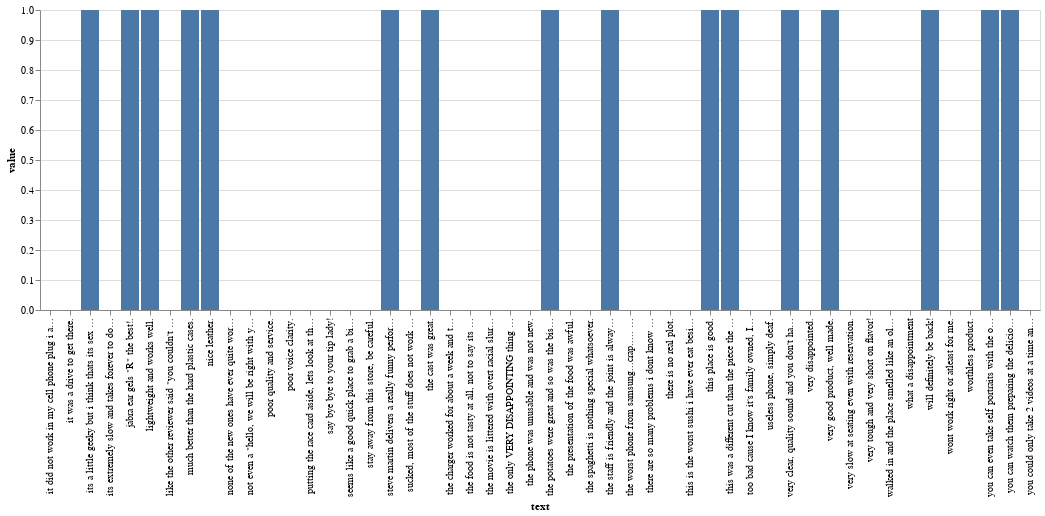

The notebook cell this image was saved under:
### Markdown cell above
# Using the ALTAIR visualization tool to visualize a sentence with positive and negative score rating for the first 50 records

### Code cell
import altair as alt
from altair import Chart, X, Y, Axis, SortField

dataset_top_10 = my_df.sort_values(by='text',ascending=False)[:50]

dataset_top_10.head()

Chart(dataset_top_10).mark_bar().encode(x='text', y='value')

### Figure 1 — Vega-Lite specification as saved in the notebook (floating-point values rounded to 4 significant figures)
{"config": {"view": {"continuousWidth": 400, "continuousHeight": 300}}, "data": {"name": "data-b78207401936d15398f19eae069479cc"}, "mark": "bar", "encoding": {"x": {"field": "text", "type": "nominal"}, "y": {"field": "value", "type": "quantitative"}}, "$schema": "https://vega.github.io/schema/vega-lite/v4.17.0.json", "datasets": {"data-b78207401936d15398f19eae069479cc": [{"text": "you could only take 2 videos at a time and the quality was very poor.", "value": 0, "category_name": "amazon", "category": 0}, {"text": "you can watch them preparing the delicious food!)", "value": 1, "category_name": "yelp", "category": 2}, {"text": "you can even take self portraits with the outside (exterior) display, very cool.", "value": 1, "category_name": "amazon", "category": 0}, {"text": "worthless product.", "value": 0, "category_name": "amazon", "category": 0}, {"text": "wont work right or atleast for me.", "value": 0, "category_name": "amazon", "category": 0}, {"text": "will definitely be back!", "value": 1, "category_name": "yelp", "category": 2}, {"text": "what a disappointment", "value": 0, "category_name": "amazon", "category": 0}, {"text": "walked in and the place smelled like an old grease trap and only 2 others there eating.", "value": 0, "category_name": "yelp", "category": 2}, {"text": "very tough and very short on flavor!", "value": 0, "category_name": "yelp", "category": 2}, {"text": "very slow at seating even with reservation.", "value": 0, "category_name": "yelp", "category": 2}, {"text": "very good product, well made.", "value": 1, "category_name": "amazon", "category": 0}, {"text": "very disappointed.", "value": 0, "category_name": "amazon", "category": 0}, {"text": "very clear, quality sound and you don't have to mess with the sound on your iPod since you have the sound buttons on the headset.", "value": 1, "category_name": "amazon", "category": 0}, {"text": "useless phone, simply deaf.", "value": 0, "category_name": "amazon", "category": 0}, {"text": "too bad cause I know it's family owned, I really wanted to like this place.", "value": 0, "category_name": "yelp", "category": 2}, {"text": "this was a different cut than the piece the other day but still wonderful and tender s well as well flavored.", "value": 1, "category_name": "yelp", "category": 2}, {"text": "this place is good.", "value": 1, "category_name": "yelp", "category": 2}, {"text": "this is the worst sushi i have ever eat besides Costco's.", "value": 0, "category_name": "yelp", "category": 2}, {"text": "there is no real plot.  ", "value": 0, "category_name": "imdb", "category": 1}, {"text": "there are so many problems i dont know where to start.  ", "value": 0, "category_name": "imdb", "category": 1}, {"text": "the worst phone from samsung...crap..... this crappy Samsung E715.. is the worst i have ever seeen.", "value": 0, "category_name": "amazon", "category": 0}, {"text": "the staff is friendly and the joint is always clean.", "value": 1, "category_name": "yelp", "category": 2}, {"text": "the spaghetti is nothing special whatsoever.", "value": 0, "category_name": "yelp", "category": 2}, {"text": "the presentation of the food was awful.", "value": 0, "category_name": "yelp", "category": 2}, {"text": "the potatoes were great and so was the biscuit.", "value": 1, "category_name": "yelp", "category": 2}, {"text": "the phone was unusable and was not new.", "value": 0, "category_name": "amazon", "category": 0}, {"text": "the only VERY DISAPPOINTING thing was there was NO SPEAKERPHONE!!!!", "value": 0, "category_name": "amazon", "category": 0}, {"text": "the movie is littered with overt racial slurs towards the black cast members and in return the whites are depicted as morons and boobs.  ", "value": 0, "category_name": "imdb", "category": 1}, {"text": "the food is not tasty at all, not to say its \"real traditional Hunan style\".", "value": 0, "category_name": "yelp", "category": 2}, {"text": "the charger worked for about a week and then completely stopped charging my phone.", "value": 0, "category_name": "amazon", "category": 0}, {"text": "the cast was great.  ", "value": 1, "category_name": "imdb", "category": 1}, {"text": "sucked, most of the stuff does not work with my phone.", "value": 0, "category_name": "amazon", "category": 0}, {"text": "steve martin delivers a really funny performance of a middle-aged, upper class, uptight white guy.  ", "value": 1, "category_name": "imdb", "category": 1}, {"text": "stay away from this store, be careful.", "value": 0, "category_name": "amazon", "category": 0}, {"text": "seems like a good quick place to grab a bite of some familiar pub food, but do yourself a favor and look elsewhere.", "value": 0, "category_name": "yelp", "category": 2}, {"text": "say bye bye to your tip lady!", "value": 0, "category_name": "yelp", "category": 2}, {"text": "putting the race card aside, lets look at the major flaw in the film: they destroy latifa's character.  ", "value": 0, "category_name": "imdb", "category": 1}, {"text": "poor voice clarity.", "value": 0, "category_name": "amazon", "category": 0}, {"text": "poor quality and service.", "value": 0, "category_name": "amazon", "category": 0}, {"text": "not even a \"hello, we will be right with you.\"", "value": 0, "category_name": "yelp", "category": 2}, {"text": "none of the new ones have ever quite worked properly.", "value": 0, "category_name": "amazon", "category": 0}, {"text": "nice leather.", "value": 1, "category_name": "amazon", "category": 0}, {"text": "much better than the hard plastic cases.", "value": 1, "category_name": "amazon", "category": 0}, {"text": "like the other reviewer said \"you couldn't pay me to eat at this place again.\"", "value": 0, "category_name": "yelp", "category": 2}, {"text": "lightweight and works well.", "value": 1, "category_name": "amazon", "category": 0}, {"text": "jabra ear gels \"R\" the best!.", "value": 1, "category_name": "amazon", "category": 0}, {"text": "its extremely slow and takes forever to do anything with it.", "value": 0, "category_name": "amazon", "category": 0}, {"text": "its a little geeky but i think thats its sex on toast and it rocks and oozes sex right down to its battery embedded sleek stylish leather case.", "value": 1, "category_name": "amazon", "category": 0}, {"text": "it was a drive to get there.", "value": 0, "category_name": "yelp", "category": 2}, {"text": "it did not work in my cell phone plug i am very up set with the charger!.", "value": 0, "category_name": "amazon", "category": 0}]}}
